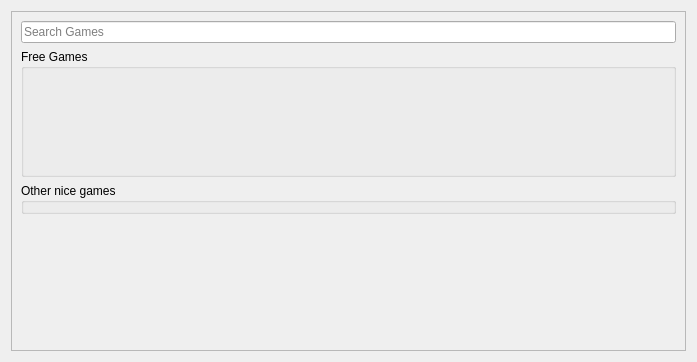
<?xml version="1.0" encoding="UTF-8"?>
<ui version="4.0">
 <class>ShopWidget</class>
 <widget class="QWidget" name="ShopWidget">
  <property name="geometry">
   <rect>
    <x>0</x>
    <y>0</y>
    <width>697</width>
    <height>362</height>
   </rect>
  </property>
  <property name="windowTitle">
   <string>Form</string>
  </property>
  <layout class="QVBoxLayout" name="verticalLayout">
   <item>
    <widget class="QScrollArea" name="scrollArea">
     <property name="widgetResizable">
      <bool>true</bool>
     </property>
     <widget class="QWidget" name="scrollAreaWidgetContents">
      <property name="geometry">
       <rect>
        <x>0</x>
        <y>0</y>
        <width>677</width>
        <height>342</height>
       </rect>
      </property>
      <layout class="QVBoxLayout" name="verticalLayout_3">
       <item>
        <widget class="QLineEdit" name="search">
         <property name="placeholderText">
          <string>Search Games</string>
         </property>
        </widget>
       </item>
       <item>
        <widget class="QGroupBox" name="free_game_group_box">
         <property name="title">
          <string>Free Games</string>
         </property>
         <layout class="QVBoxLayout" name="verticalLayout_2">
          <item>
           <widget class="QStackedWidget" name="free_games_stack">
            <property name="currentIndex">
             <number>-1</number>
            </property>
           </widget>
          </item>
         </layout>
        </widget>
       </item>
       <item>
        <widget class="QGroupBox" name="games_groupbox">
         <property name="title">
          <string>Other nice games</string>
         </property>
        </widget>
       </item>
       <item>
        <spacer name="spacer">
         <property name="orientation">
          <enum>Qt::Vertical</enum>
         </property>
         <property name="sizeHint" stdset="0">
          <size>
           <width>20</width>
           <height>40</height>
          </size>
         </property>
        </spacer>
       </item>
      </layout>
     </widget>
    </widget>
   </item>
  </layout>
 </widget>
 <resources/>
 <connections/>
</ui>
